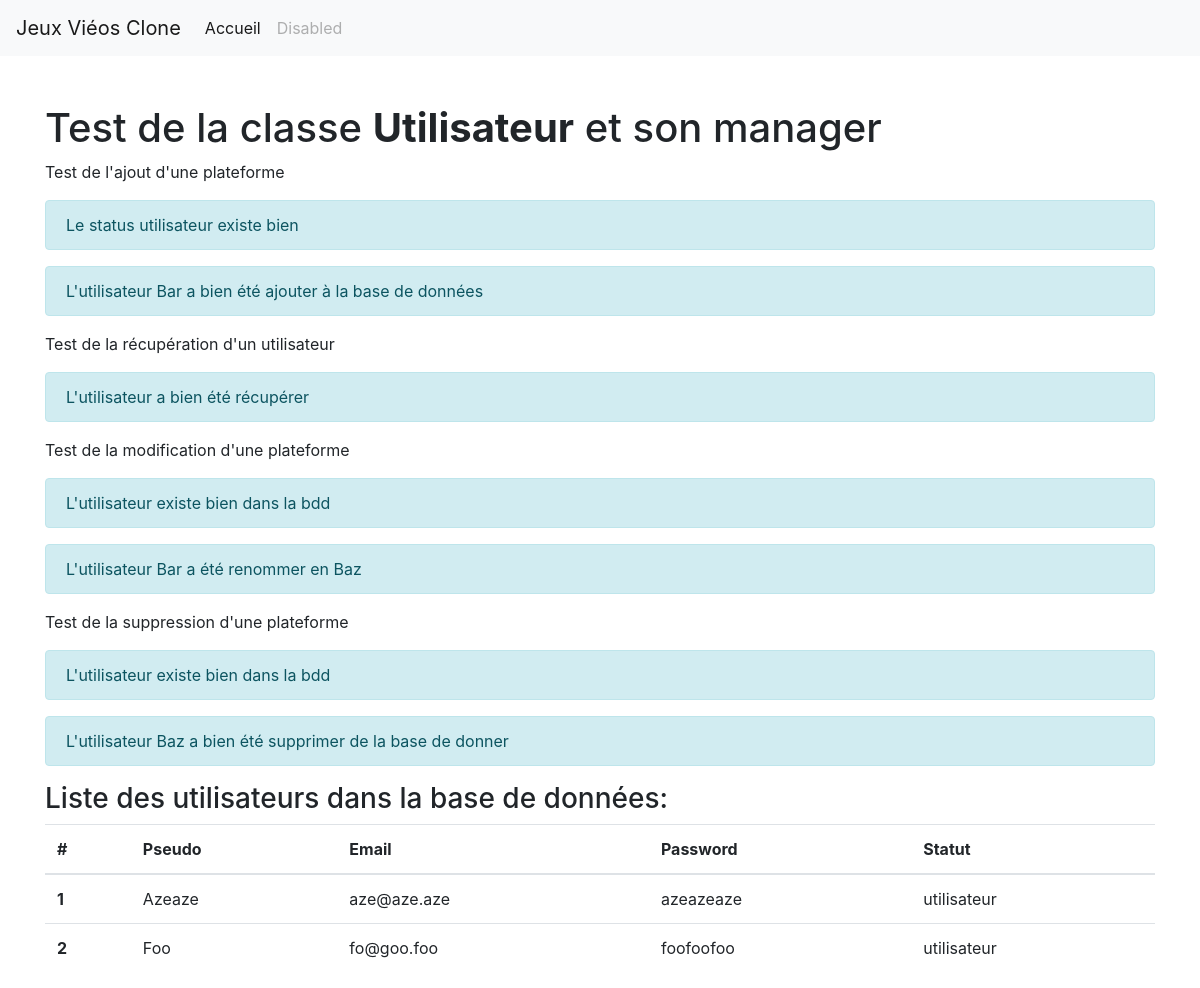
Page /test/utilisateur-test.php on the committed database.
### tables this page shows
CREATE TABLE IF NOT EXISTS `utilisateurs` (
  `idUtilisateur` int unsigned NOT NULL AUTO_INCREMENT,
  `pseudo` varchar(255) NOT NULL,
  `email` varchar(255) NOT NULL,
  `password` varchar(255) NOT NULL,
  `statut` enum('utilisateur','admin') NOT NULL DEFAULT 'utilisateur',
  PRIMARY KEY (`idUtilisateur`)
);

### classes/Utilisateur.class.php (called while the page is built, shortened)
<?php
class Utilisateur {
    private $idUtilisateur;
    private $pseudo;
    private $email;
    private $password;
    private $status;
    function __construct($datas) {
        foreach ($datas as $key => $value) {
            $method = 'set'.ucfirst($key);
        }
    }
    public function getIdUtilisateur(): int {
        return $this->idUtilisateur;
    }
    public function setIdUtilisateur(int $idUtilisateur): void {
        $this->idUtilisateur = $idUtilisateur;
    }
    public function getPseudo(): string {
        return $this->pseudo;
    }
    public function setPseudo(string $pseudo): void {
        $this->pseudo = $pseudo;
    }
    public function getEmail(): string {
        return $this->email;
    }
    public function setEmail(string $email): void {
        $this->email = $email;
    }
    public function getPassword(): string {
        return $this->password;
    }
    public function setPassword(string $password): void {
        $this->password = $password;
    }
    public function getStatus(): string {
        return $this->status;
    }
    public function setStatus(string $status): void {
        $this->status = $status;
    }
}

### test/utilisateur-test.php (the view, shortened to what this page needs)
<?php
require_once '../includes/db.php';
require_once '../includes/functions.php';
include '../includes/header.php';
?>
<h1 class="h1">Test de la classe <strong>Utilisateur</strong> et son manager</h1>
<?php
$datas = array(
    'idUtilisateur' => 2,
    'pseudo' => 'Bar',
    'email' => 'bar@bar.bar',
    'password' => 'barbarbar',
    'status' => 'utilisateur'
);
$utilisateur = new Utilisateur($datas);
$utilisateurManager = new UtilisateurManager($pdo);
echo '<p>Test de l\'ajout d\'une plateforme</p>';
$lastId = $utilisateurManager->add($utilisateur);
if($lastId) {
    $utilisateur->setIdUtilisateur($lastId);
}
echo '<p>Test de la récupération d\'un utilisateur</p>';
if($utilisateurManager->get(1)) {
    bootstrap_alert("L'utilisateur a bien été récupérer");
}
echo '<p>Test de la modification d\'une plateforme</p>';
$ancien_pseudo = $utilisateur->getPseudo();
$utilisateur->setPseudo('Baz');
$utilisateur->setEmail('baz@baz.baz');
if($utilisateurManager->update($utilisateur)) {
    bootstrap_alert("L'utilisateur $ancien_pseudo a été renommer en {$utilisateur->getPseudo()}");
}
echo '<p>Test de la suppression d\'une plateforme</p>';
if($utilisateurManager->delete($utilisateur)) {
    bootstrap_alert("L'utilisateur {$utilisateur->getPseudo()} a bien été supprimer de la base de donner");
}
?>
<h3>Liste des utilisateurs dans la base de données:</h3>
<table class="table">
  <thead>
    <tr>
      <th scope="col">#</th>
      <th scope="col">Pseudo</th>
      <th scope="col">Email</th>
      <th scope="col">Password</th>
      <th scope="col">Statut</th>
    </tr>
  </thead>
  <tbody>
    <?php
    $utilisateurs_list = $utilisateurManager->getAll();
    if($utilisateurs_list):
        foreach($utilisateurs_list as $utilisateur): ?>
            <tr>
                <th scope="row"><?= $utilisateur['idUtilisateur'] ?></th>
                <td><?= $utilisateur['pseudo'] ?></td>
                <td><?= $utilisateur['email'] ?></td>
                <td><?= $utilisateur['password'] ?></td>
                <td><?= $utilisateur['statut'] ?></td>
            </tr>
        <?php
        endforeach;
    endif;
    ?>
  </tbody>
</table>
<?php
include '../includes/footer.php';

### rows in the picture
utilisateurs: idUtilisateur "1", pseudo "Azeaze", email "aze@aze.aze", password "azeazeaze", statut "utilisateur"
utilisateurs: idUtilisateur "2", pseudo "Foo", email "fo@goo.foo", password "foofoofoo", statut "utilisateur"
